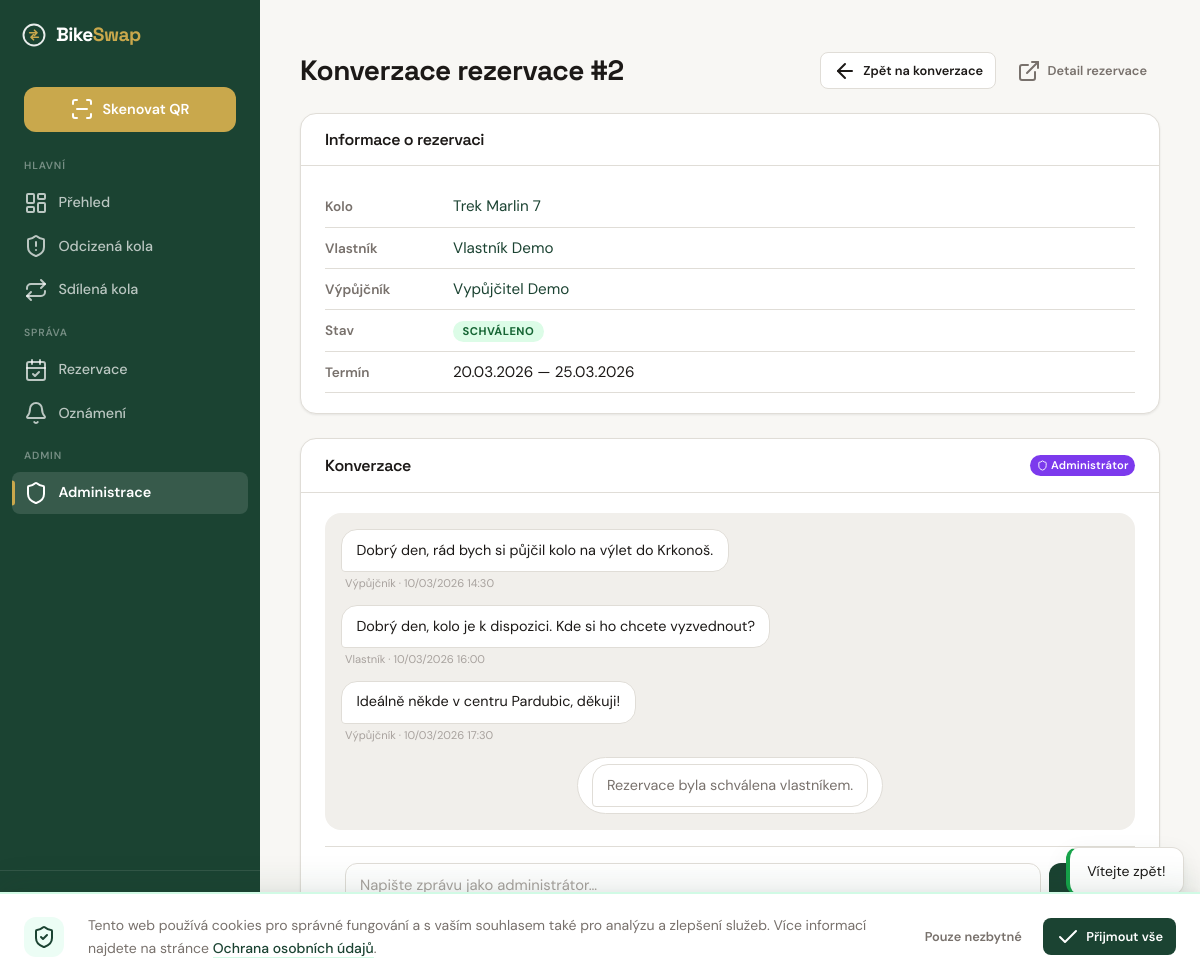
Screenshot of /admin/conversation/reservation/2 (signed in) with the database file from the repository.
### tables this page shows
CREATE TABLE IF NOT EXISTS `reservations` (
    `id`                 INT UNSIGNED    NOT NULL AUTO_INCREMENT,
    `bike_id`            INT UNSIGNED    NOT NULL,
    `borrower_id`        INT UNSIGNED    NOT NULL,
    `owner_id`           INT UNSIGNED    NOT NULL,
    `conversation_token` VARCHAR(64)     NOT NULL,
    `date_from`          DATE            NOT NULL,
    `date_to`            DATE            NOT NULL,
    `message`            TEXT            NULL DEFAULT NULL,
    `status`             ENUM('pending','approved','rejected','active','completed','cancelled','not_returned','disputed') NOT NULL DEFAULT 'pending',
    `not_returned_reason`  TEXT          NULL DEFAULT NULL,
    `dispute_reason`       TEXT          NULL DEFAULT NULL,
    `admin_resolution`     ENUM('borrower_guilty','owner_guilty') NULL DEFAULT NULL,
    `admin_resolved_by`    INT UNSIGNED  NULL DEFAULT NULL,
    `admin_resolved_at`    DATETIME      NULL DEFAULT NULL,
    `created_at`         DATETIME        NOT NULL DEFAULT CURRENT_TIMESTAMP,
    `updated_at`         DATETIME        NOT NULL DEFAULT CURRENT_TIMESTAMP ON UPDATE CURRENT_TIMESTAMP,

    PRIMARY KEY (`id`),
    UNIQUE KEY `uq_reservations_token` (`conversation_token`),
    KEY `idx_reservations_bike_dates` (`bike_id`, `date_from`, `date_to`, `status`),
    KEY `idx_reservations_borrower` (`borrower_id`, `status`),
    KEY `idx_reservations_owner` (`owner_id`, `status`),
    CONSTRAINT `fk_reservations_bike` FOREIGN KEY (`bike_id`) REFERENCES `bikes` (`id`) ON DELETE CASCADE,
    CONSTRAINT `fk_reservations_borrower` FOREIGN KEY (`borrower_id`) REFERENCES `users` (`id`) ON DELETE CASCADE,
    CONSTRAINT `fk_reservations_owner` FOREIGN KEY (`owner_id`) REFERENCES `users` (`id`) ON DELETE CASCADE,
    CONSTRAINT `fk_reservations_admin` FOREIGN KEY (`admin_resolved_by`) REFERENCES `users` (`id`) ON DELETE SET NULL
);

CREATE TABLE IF NOT EXISTS `bikes` (
    `id`                   INT UNSIGNED    NOT NULL AUTO_INCREMENT,
    `owner_id`             INT UNSIGNED    NOT NULL,
    `qr_hash`              VARCHAR(64)     NOT NULL,
    `brand`                VARCHAR(100)    NOT NULL,
    `model`                VARCHAR(100)    NULL DEFAULT NULL,
    `color`                VARCHAR(50)     NOT NULL,
    `frame_number`         VARCHAR(100)    NULL DEFAULT NULL,
    `year_of_manufacture`  SMALLINT UNSIGNED NULL DEFAULT NULL,
    `description`          TEXT            NULL DEFAULT NULL,
    `status`               ENUM('active', 'stolen', 'found', 'recovered') NOT NULL DEFAULT 'active',
    `is_shared`            TINYINT(1)      NOT NULL DEFAULT 0,
    `auto_accept`          TINYINT(1)      NOT NULL DEFAULT 0,
    `availability_days`    VARCHAR(20)     DEFAULT NULL,
    `created_at`           DATETIME        NOT NULL DEFAULT CURRENT_TIMESTAMP,
    `updated_at`           DATETIME        NOT NULL DEFAULT CURRENT_TIMESTAMP ON UPDATE CURRENT_TIMESTAMP,

    PRIMARY KEY (`id`),
    UNIQUE KEY `uq_bikes_qr_hash` (`qr_hash`),
    KEY `idx_bikes_owner` (`owner_id`),
    KEY `idx_bikes_status` (`status`),
    KEY `idx_bikes_shared` (`is_shared`),
    CONSTRAINT `fk_bikes_owner` FOREIGN KEY (`owner_id`) REFERENCES `users` (`id`) ON DELETE CASCADE
);

CREATE TABLE IF NOT EXISTS `users` (
    `id`                 INT UNSIGNED    NOT NULL AUTO_INCREMENT,
    `email`              VARCHAR(255)    NOT NULL,
    `password_hash`      VARCHAR(255)    NOT NULL,
    `role`               ENUM('user', 'police', 'admin') NOT NULL DEFAULT 'user',
    `first_name`         VARCHAR(50)     NOT NULL,
    `surname`            VARCHAR(50)     NOT NULL DEFAULT '',
    `phone`              VARCHAR(20)     NULL DEFAULT NULL,
    `address`            VARCHAR(255)    NULL DEFAULT NULL,
    `is_verified`        TINYINT(1)      NOT NULL DEFAULT 0,
    `verification_token` VARCHAR(64)     NULL DEFAULT NULL,
    `password_reset_token`   VARCHAR(64) NULL DEFAULT NULL,
    `password_reset_expires` DATETIME    NULL DEFAULT NULL,
    `totp_secret`        VARCHAR(255)    NULL DEFAULT NULL,
    `totp_enabled`       TINYINT(1)      NOT NULL DEFAULT 0,
    `karma_score`        INT             NOT NULL DEFAULT 0,
    `is_banned`          TINYINT(1)      NOT NULL DEFAULT 0,
    `created_at`         DATETIME        NOT NULL DEFAULT CURRENT_TIMESTAMP,
    `updated_at`         DATETIME        NOT NULL DEFAULT CURRENT_TIMESTAMP ON UPDATE CURRENT_TIMESTAMP,
    `last_login_at`      DATETIME        NULL DEFAULT NULL,

    PRIMARY KEY (`id`),
    UNIQUE KEY `uq_users_email` (`email`),
    KEY `idx_users_role` (`role`)
);

CREATE TABLE IF NOT EXISTS `reservation_messages` (
    `id`               INT UNSIGNED    NOT NULL AUTO_INCREMENT,
    `reservation_id`   INT UNSIGNED    NOT NULL,
    `sender_type`      ENUM('owner','borrower','system','admin') NOT NULL,
    `sender_user_id`   INT UNSIGNED    NULL DEFAULT NULL,
    `message`          TEXT            NOT NULL,
    `is_read`          TINYINT(1)      NOT NULL DEFAULT 0,
    `created_at`       DATETIME        NOT NULL DEFAULT CURRENT_TIMESTAMP,

    PRIMARY KEY (`id`),
    KEY `idx_resmsg_reservation` (`reservation_id`, `created_at`),
    CONSTRAINT `fk_resmsg_reservation` FOREIGN KEY (`reservation_id`) REFERENCES `reservations` (`id`) ON DELETE CASCADE,
    CONSTRAINT `fk_resmsg_sender` FOREIGN KEY (`sender_user_id`) REFERENCES `users` (`id`) ON DELETE SET NULL
);

### templates/admin/conversation-reservation.php (the view, shortened to what the rows shown need)
<div class="page-header">
  <h1>Konverzace rezervace #<?= $reservation->getId() ?></h1>
  <div class="page-header-actions">
    <a href="/admin/conversations" class="btn btn-secondary btn-sm">
    </a>
    <a href="/reservation/<?= $reservation->getId() ?>" class="btn btn-ghost btn-sm" target="_blank">
    </a>
  </div>
</div>
<div class="card mb-lg">
  <div class="card-body">
    <div class="info-row">
      <span class="info-value">
        <?php if ($bike): ?>
          <a href="/admin/bikes/<?= $bike->getId() ?>"><?= e($bike->getFullName()) ?></a>
        <?php else: ?>—<?php endif; ?>
      </span>
    </div>
    <div class="info-row">
      <span class="info-value">
        <?php if ($owner): ?>
          <a href="/admin/users/<?= $owner->getId() ?>"><?= e($owner->getName()) ?></a>
        <?php else: ?>—<?php endif; ?>
      </span>
    </div>
    <div class="info-row">
      <span class="info-value">
        <?php if ($borrower): ?>
          <a href="/admin/users/<?= $borrower->getId() ?>"><?= e($borrower->getName()) ?></a>
        <?php else: ?>—<?php endif; ?>
      </span>
    </div>
    <div class="info-row">
      <span class="info-value">
        <span class="status-badge status-<?= e($reservation->getStatus()) ?>"><?= e($reservation->getStatusLabel()) ?></span>
      </span>
    </div>
    <div class="info-row">
      <span class="info-label">Termín</span>
      <span class="info-value">
        <?= date('d.m.Y', strtotime($reservation->getDateFrom())) ?> — <?= date('d.m.Y', strtotime($reservation->getDateTo())) ?>
      </span>
    </div>
  </div>
</div>
<div class="card">
  <div class="card-body" style="padding-bottom:0">
    <div class="conversation-messages" id="conversation-thread">
      <?php if (empty($messages)): ?>
        <div class="conversation-empty text-muted text-center" style="padding:2rem">
          <i data-lucide="message-square" style="width:32px;height:32px;margin-bottom:0.5rem"></i>
          <p>Zatím žádné zprávy.</p>
        </div>
      <?php else: ?>
        <?php foreach ($messages as $msg): ?>
          <?php $isAdmin = $msg->getSenderType() === 'admin'; ?>
          <div class="message <?= $msg->getSenderClass() ?> <?= $isAdmin ? 'mine' : '' ?>">
            <div class="message-bubble"><?= nl2br(e($msg->getMessage())) ?></div>
            <?php if (!$msg->isSystemMessage()): ?>
              <div class="message-meta">
                <?= e($msg->getSenderLabel()) ?>
                · <?= e($msg->getFormattedTime()) ?>
              </div>
            <?php endif; ?>
          </div>
        <?php endforeach; ?>
      <?php endif; ?>
    </div>
  </div>
</div>

### rows the page displays
reservations: id "2", status "SCHVÁLENO", date_from "20.03.2026", date_to "25.03.2026"
bikes: $bike->getFullName() "Trek Marlin 7"
users: $owner->getName() "Vlastník Demo"
users: $borrower->getName() "Vypůjčitel Demo"
reservation_messages: message "Dobrý den, rád bych si půjčil kolo na výlet do Krkonoš.", sender_type "Výpůjčník", created_at "10/03/2026 14:30"
reservation_messages: message "Dobrý den, kolo je k dispozici. Kde si ho chcete vyzvednout?", sender_type "Vlastník", created_at "10/03/2026 16:00"
reservation_messages: message "Ideálně někde v centru Pardubic, děkuji!", sender_type "Výpůjčník", created_at "10/03/2026 17:30"
reservation_messages: message "Rezervace byla schválena vlastníkem."
